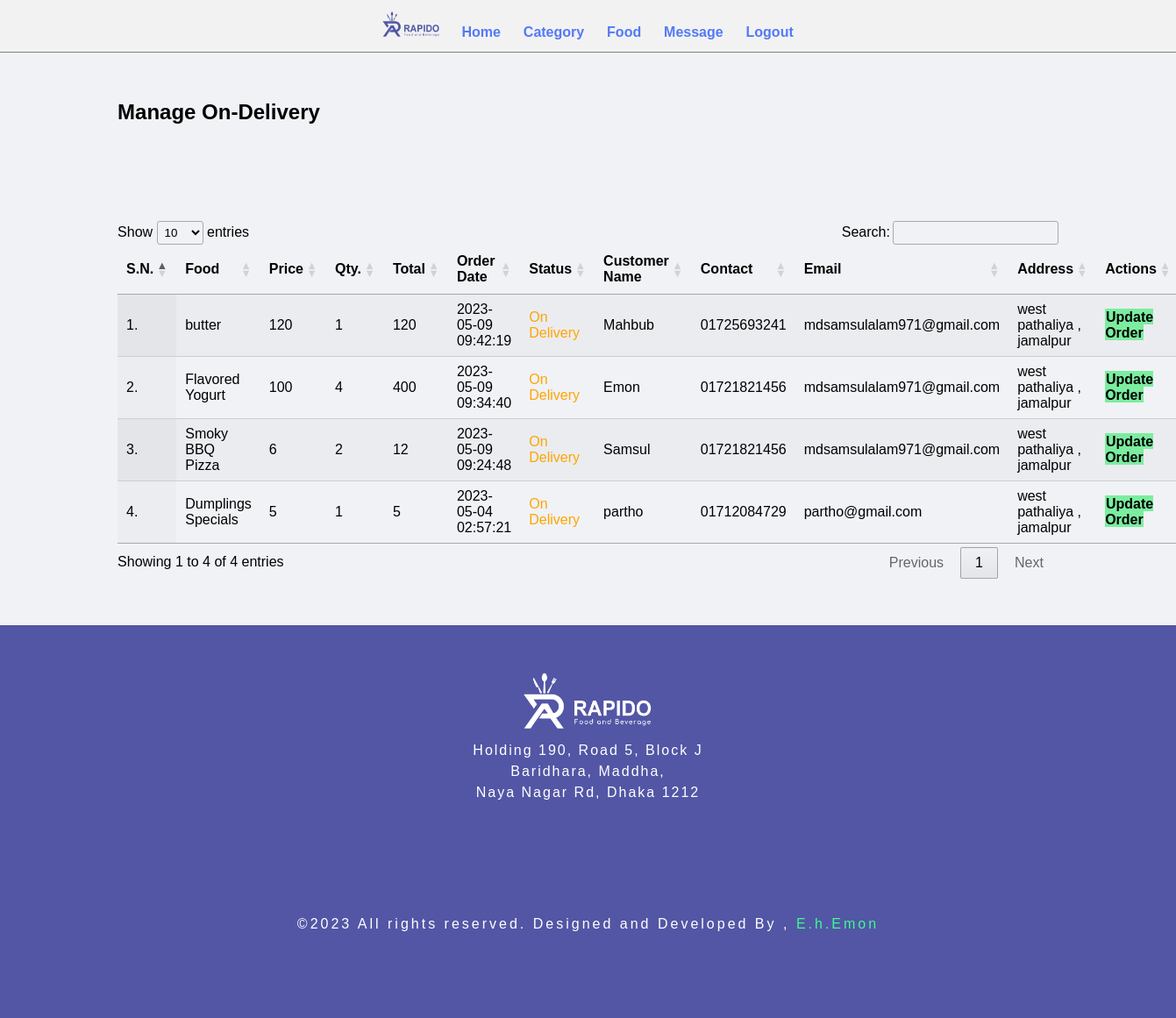
/admin/manage-all-on-delivery.php (signed in), run on the app's committed database.
### tables this page shows
CREATE TABLE `tbl_order` (
  `id` int(10) unsigned NOT NULL AUTO_INCREMENT,
  `food` varchar(150) NOT NULL,
  `price` int(11) NOT NULL,
  `qty` int(11) NOT NULL,
  `total` int(11) NOT NULL,
  `order_date` datetime NOT NULL,
  `status` varchar(50) NOT NULL,
  `customer_name` varchar(150) NOT NULL,
  `customer_contact` varchar(20) NOT NULL,
  `customer_email` varchar(150) NOT NULL,
  `customer_address` varchar(255) NOT NULL,
  `order_from` varchar(255) DEFAULT NULL,
  `who_updated` varchar(100) DEFAULT NULL,
  `our_location` varchar(100) DEFAULT NULL,
  PRIMARY KEY (`id`)
);

### admin/manage-all-on-delivery.php (the view, shortened to what this page needs)
<?php include('partials/menu.php'); ?>
<div class="main-content">
    <div class="wrapper">
        <h1>Manage On-Delivery</h1>
        <br /><br /><br />
        <br><br>
        <table id="example" class="display " style="width:100%">
            <thead>
                <tr>
                    <th>S.N.</th>
                    <th>Food</th>
                    <th>Price</th>
                    <th>Qty.</th>
                    <th>Total</th>
                    <th>Order Date</th>
                    <th>Status</th>
                    <th>Customer Name</th>
                    <th>Contact</th>
                    <th>Email</th>
                    <th>Address</th>
                    <th>Actions</th>
                </tr>
            </thead>
            <tbody>
                <?php
                $sql = "SELECT * FROM `tbl_order` WHERE `status`='On Delivery'  ORDER BY id DESC;";
                $res = mysqli_query($conn, $sql);
                $count = mysqli_num_rows($res);
                $sn = 1;
                if ($count > 0) {
                    while ($row = mysqli_fetch_assoc($res)) {
                        $id = $row['id'];
                        $food = $row['food'];
                        $price = $row['price'];
                        $qty = $row['qty'];
                        $total = $row['total'];
                        $order_date = $row['order_date'];
                        $status = $row['status'];
                        $customer_name = $row['customer_name'];
                        $customer_contact = $row['customer_contact'];
                        $customer_email = $row['customer_email'];
                        $customer_address = $row['customer_address'];
                ?>
                        <tr style=" height: 60px;margin-bottom: 50px;">
                            <td><?php echo $sn++; ?>. </td>
                            <td><?php echo $food; ?></td>
                            <td><?php echo $price; ?></td>
                            <td><?php echo $qty; ?></td>
                            <td><?php echo $total; ?></td>
                            <td><?php echo $order_date; ?></td>
                            <td>
                                <?php
                                if ($status == "Ordered") {
                                    echo "<label>$status</label>";
                                } elseif ($status == "On Delivery") {
                                    echo "<label style='color: orange;'>$status</label>";
                                } elseif ($status == "Delivered") {
                                    echo "<label style='color: green;'>$status</label>";
                                } elseif ($status == "Cancelled") {
                                    echo "<label style='color: red;'>$status</label>";
                                }
                                ?>
                            </td>
                            <td><?php echo $customer_name; ?></td>
                            <td><?php echo $customer_contact; ?></td>
                            <td><?php echo $customer_email; ?></td>
                            <td><?php echo $customer_address; ?></td>
                            <td>
                                <a href="<?php echo SITEURL; ?>admin/update-order.php?id=<?php echo $id; ?>" class="btn-secondary">Update Order</a>
                            </td>
                        </tr>
                <?php
                    }
                } else {
                    echo "<tr><td colspan='12' class='error'>Orders not Available</td></tr>";
                }
                ?>
            </tbody>
        </table>
    </div>
</div>
<?php include('partials/footer.php'); ?>

### css/admin.css (style rules this page uses)
* { margin: 0; padding: 0; font-family: Arial, Helvetica, sans-serif; }
.wrapper { padding: 1%; width: 80%; margin: 0 auto; }
table tr th { border-bottom: 1px solid black; padding: 1%; text-align: left; }
table tr td { padding: 1%; }
.btn-secondary { background-color: #7bed9f; padding: 1%; color: black; text-decoration: none; font-weight: bold; }
.main-content { background-color: #f1f2f6; padding: 3% 0; }

### admin/partials/menu.php (style rules this page uses)
body { font-family: Arial, sans-serif; background-color: #f2f2f2; }
h1 { font-size: 24px; margin-bottom: 20px; }

### data on the page
tbl_order: food "butter", price "120", qty "1", total "120", order_date "2023-05-09 09:42:19", status "On Delivery", customer_name "Mahbub", customer_contact "01725693241", customer_email "mdsamsulalam971@gmail.com", customer_address "west pathaliya , jamalpur"
tbl_order: food "Flavored Yogurt", price "100", qty "4", total "400", order_date "2023-05-09 09:34:40", status "On Delivery", customer_name "Emon", customer_contact "01721821456", customer_email "mdsamsulalam971@gmail.com", customer_address "west pathaliya , jamalpur"
tbl_order: food "Smoky BBQ Pizza", price "6", qty "2", total "12", order_date "2023-05-09 09:24:48", status "On Delivery", customer_name "Samsul", customer_contact "01721821456", customer_email "mdsamsulalam971@gmail.com", customer_address "west pathaliya , jamalpur"
tbl_order: food "Dumplings Specials", price "5", qty "1", total "5", order_date "2023-05-04 02:57:21", status "On Delivery", customer_name "partho", customer_contact "01712084729", customer_email "partho@gmail.com", customer_address "west pathaliya , jamalpur"
